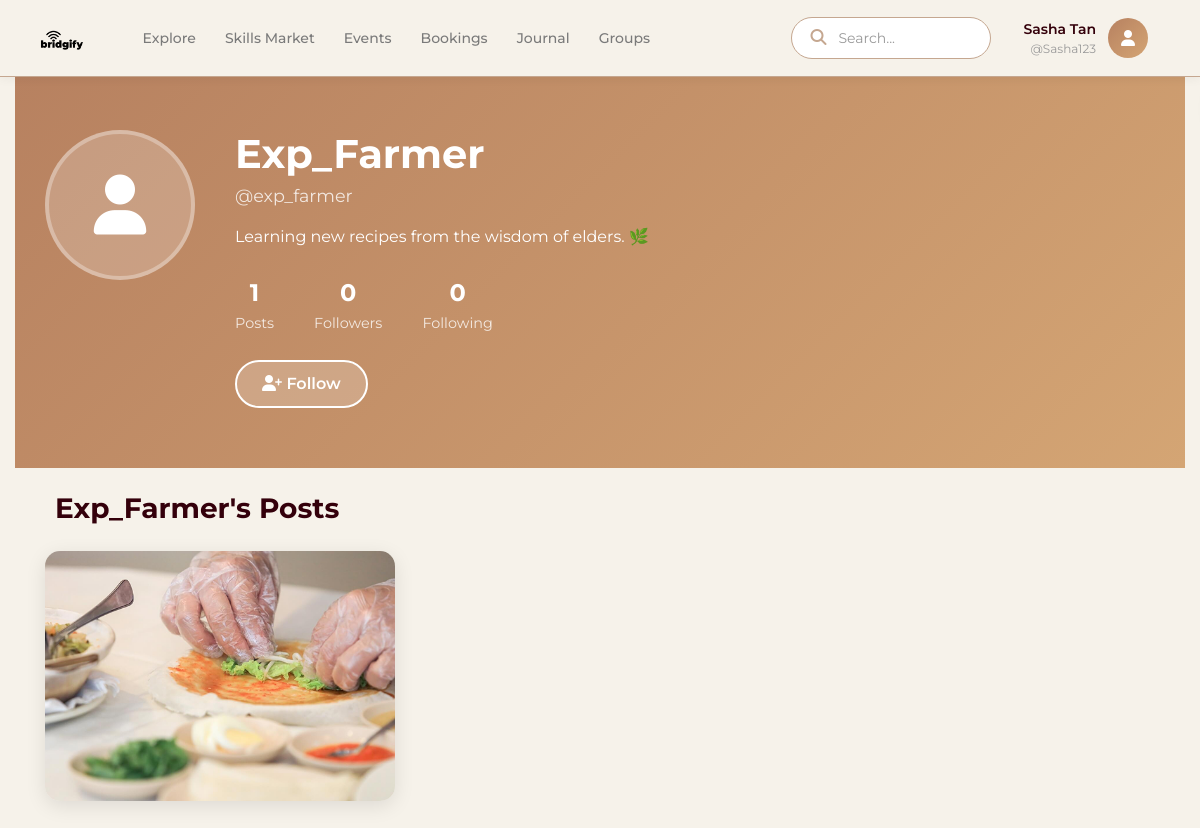
The page /profile/2 on the database its author committed.
### tables this page shows
CREATE TABLE users (
            id INTEGER PRIMARY KEY AUTOINCREMENT,
            username TEXT NOT NULL UNIQUE,
            handle TEXT NOT NULL UNIQUE,
            bio TEXT DEFAULT '',
            profile_pic TEXT DEFAULT 'default.jpg',
            joined_date DATETIME DEFAULT CURRENT_TIMESTAMP
        );

CREATE TABLE posts (
            id INTEGER PRIMARY KEY AUTOINCREMENT,
            user_id INTEGER NOT NULL,
            image_url TEXT NOT NULL,
            caption TEXT,
            location TEXT,
            status TEXT DEFAULT 'published',
            category TEXT,
            post_type TEXT,
            timestamp DATETIME DEFAULT CURRENT_TIMESTAMP,
            FOREIGN KEY (user_id) REFERENCES users (id)
        );

### routes/profile.py (the view)
@profile_bp.route('/profile')
@profile_bp.route('/profile/<int:user_id>')
def profile(user_id=None):
    conn = get_db_connection()
    if user_id is None:
        user_id = CURRENT_USER_ID
    user = conn.execute('SELECT * FROM users WHERE id = ?', (user_id,)).fetchone()
    if not user:
        conn.close()
        return "User not found", 404
    user = dict(user)
    is_own_profile = (user_id == CURRENT_USER_ID)
    posts = conn.execute('''
        SELECT posts.*, users.username, users.handle
        FROM posts
        JOIN users ON posts.user_id = users.id
        WHERE posts.user_id = ? AND posts.status = 'published'
        ORDER BY timestamp DESC
    ''', (user_id,)).fetchall()
    posts = [dict(p) for p in posts]
    post_count = len(posts)
    follower_count = 0
    following_count = 0
    conn.close()
    return render_template('profile.html',
                           active_page='profile',
                           user=user,
                           posts=posts,
                           post_count=post_count,
                           follower_count=follower_count,
                           following_count=following_count,
                           is_own_profile=is_own_profile,
                           current_user_id=CURRENT_USER_ID)

### database.py (called while the page is built)
def get_db_connection():
    conn = sqlite3.connect('bridgify.db')
    conn.row_factory = sqlite3.Row
    return conn

### templates/profile.html (shortened to what this page needs)
{% extends "base.html" %}
{% block content %}
<div class="profile-page">
    <div class="profile-header">
        <div class="container">
            <div class="profile-info">
                <div class="profile-avatar">
                    <i class="fa-solid fa-user"></i>
                </div>
                <div class="profile-details">
                    <h1 class="profile-name">{{ user.username }}</h1>
                    <p class="profile-handle">{{ user.handle }}</p>
                    <p class="profile-bio">{{ user.bio or 'No bio yet.' }}</p>
                    <div class="profile-stats">
                        <div class="stat">
                            <span class="stat-number">{{ post_count }}</span>
                            <span class="stat-label">Posts</span>
                        </div>
                        <div class="stat">
                            <span class="stat-number">{{ follower_count }}</span>
                            <span class="stat-label">Followers</span>
                        </div>
                        <div class="stat">
                            <span class="stat-number">{{ following_count }}</span>
                            <span class="stat-label">Following</span>
                        </div>
                    </div>
                    {% if is_own_profile %}
                    <button class="btn-edit-profile" onclick="showEditModal()">
                        <i class="fa-solid fa-pen"></i> Edit Profile
                    </button>
                    {% else %}
                    <button class="btn-follow">
                        <i class="fa-solid fa-user-plus"></i> Follow
                    </button>
                    {% endif %}
                </div>
            </div>
        </div>
    </div>
    <div class="container py-4">
        <h3 class="section-title">
            {% if is_own_profile %}My Posts{% else %}{{ user.username }}'s Posts{% endif %}
        </h3>
        {% if posts %}
        <div class="row">
            {% for post in posts %}
            <div class="col-md-4 mb-4">
                <div class="profile-post-card">
                    <img src="{{ post.image_url }}" alt="Post" class="post-image">
                </div>
            </div>
            {% endfor %}
        </div>
        {% endif %}
    </div>
</div>
{% endblock %}

### templates/base.html (style rules this page uses)
:root { --parchment: #f6f2ea; --manuscript: #c5a790; --leather: #b78160; --bindery: #34000b; --text-dark: #333333; }
body { background-color: var(--parchment); font-family: 'Montserrat', sans-serif; color: var(--text-dark); }

### templates/profile.html (style rules this page uses)
:root { --parchment: #f6f2ea; --manuscript: #c5a790; --leather: #b78160; --leather-light: #d4a574; --leather-dark: #8b5a3c; --bindery: #34000b; }
.profile-page { background-color: var(--parchment); min-height: 100vh; padding-top: 70px; }
.profile-header { background: linear-gradient(135deg, var(--leather) 0%, var(--leather-light) 100%); padding: 60px 0; color: white; }
.profile-info { display: flex; align-items: flex-start; gap: 40px; }
.profile-avatar { width: 150px; height: 150px; background: rgba(255, 255, 255, 0.2); border-radius: 50%; display: flex; align-items: center; justify-content: center; font-size: 60px; color: white; flex-shrink: 0; border: 4px solid rgba(255, 255, 255, 0.3); }
.profile-details { flex-grow: 1; }
.profile-name { font-size: 2.5rem; font-weight: 700; margin-bottom: 5px; }
.profile-handle { font-size: 1.1rem; opacity: 0.8; margin-bottom: 15px; }
.profile-bio { font-size: 1rem; max-width: 500px; line-height: 1.6; margin-bottom: 25px; }
.profile-stats { display: flex; gap: 40px; margin-bottom: 25px; }
.stat { text-align: center; }
.stat-number { font-size: 1.5rem; font-weight: 700; display: block; }
.stat-label { font-size: 0.9rem; opacity: 0.8; }
.btn-edit-profile, .btn-follow { background: rgba(255, 255, 255, 0.2); color: white; border: 2px solid white; padding: 10px 25px; border-radius: 25px; font-weight: 600; cursor: pointer; transition: all 0.3s; }
.section-title { color: var(--bindery); font-weight: 700; margin-bottom: 25px; display: flex; align-items: center; gap: 10px; }
.profile-post-card { border-radius: 15px; overflow: hidden; position: relative; box-shadow: 0 5px 20px rgba(0, 0, 0, 0.1); transition: transform 0.3s; cursor: pointer; }
.post-image { width: 100%; height: 250px; object-fit: cover; }

### rows shown on the page
users: username "Exp_Farmer", handle "@exp_farmer", bio "Learning new recipes from the wisdom of elders. 🌿"
posts: image_url (picture)

### other values the page prints
{{ post_count }} "1"
{{ follower_count }} "0"
{{ following_count }} "0"
